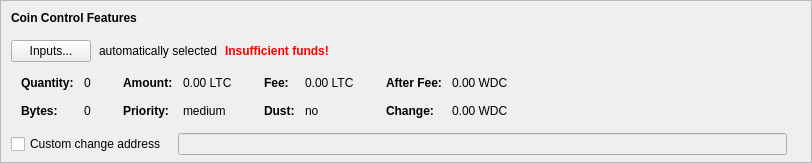
    <widget class="QFrame" name="frameCoinControl">
     <property name="sizePolicy">
      <sizepolicy hsizetype="Expanding" vsizetype="Expanding">
       <horstretch>0</horstretch>
       <verstretch>0</verstretch>
      </sizepolicy>
     </property>
     <property name="maximumSize">
      <size>
       <width>16777215</width>
       <height>16777215</height>
      </size>
     </property>
     <property name="frameShape">
      <enum>QFrame::StyledPanel</enum>
     </property>
     <property name="frameShadow">
      <enum>QFrame::Sunken</enum>
     </property>
     <layout class="QVBoxLayout" name="verticalLayoutCoinControl2">
      <property name="spacing">
       <number>0</number>
      </property>
      <property name="leftMargin">
       <number>0</number>
      </property>
      <property name="topMargin">
       <number>0</number>
      </property>
      <property name="rightMargin">
       <number>0</number>
      </property>
      <property name="bottomMargin">
       <number>6</number>
      </property>
      <item>
       <layout class="QVBoxLayout" name="verticalLayoutCoinControl" stretch="0,0,0,0,1">
        <property name="spacing">
         <number>0</number>
        </property>
        <property name="leftMargin">
         <number>10</number>
        </property>
        <property name="topMargin">
         <number>10</number>
        </property>
        <item>
         <layout class="QHBoxLayout" name="horizontalLayoutCoinControl1">
          <property name="bottomMargin">
           <number>15</number>
          </property>
          <item>
           <widget class="QLabel" name="labelCoinControlFeatures">
            <property name="sizePolicy">
             <sizepolicy hsizetype="Preferred" vsizetype="Maximum">
              <horstretch>0</horstretch>
              <verstretch>0</verstretch>
             </sizepolicy>
            </property>
            <property name="font">
             <font>
              <weight>75</weight>
              <bold>true</bold>
             </font>
            </property>
            <property name="styleSheet">
             <string notr="true">font-weight:bold;</string>
            </property>
            <property name="text">
             <string>Coin Control Features</string>
            </property>
           </widget>
          </item>
         </layout>
        </item>
        <item>
         <layout class="QHBoxLayout" name="horizontalLayoutCoinControl2" stretch="0,0,0,0">
          <property name="spacing">
           <number>8</number>
          </property>
          <property name="bottomMargin">
           <number>10</number>
          </property>
          <item>
           <widget class="QPushButton" name="pushButtonCoinControl">
            <property name="styleSheet">
             <string notr="true"/>
            </property>
            <property name="text">
             <string>Inputs...</string>
            </property>
            <property name="autoDefault">
             <bool>false</bool>
            </property>
           </widget>
          </item>
          <item>
           <widget class="QLabel" name="labelCoinControlAutomaticallySelected">
            <property name="text">
             <string>automatically selected</string>
            </property>
            <property name="margin">
             <number>5</number>
            </property>
           </widget>
          </item>
          <item>
           <widget class="QLabel" name="labelCoinControlInsuffFunds">
            <property name="font">
             <font>
              <weight>75</weight>
              <bold>true</bold>
             </font>
            </property>
            <property name="styleSheet">
             <string notr="true">color:red;font-weight:bold;</string>
            </property>
            <property name="text">
             <string>Insufficient funds!</string>
            </property>
            <property name="margin">
             <number>5</number>
            </property>
           </widget>
          </item>
          <item>
           <spacer name="horizontalSpacerCoinControl">
            <property name="orientation">
             <enum>Qt::Horizontal</enum>
            </property>
            <property name="sizeHint" stdset="0">
             <size>
              <width>40</width>
              <height>1</height>
             </size>
            </property>
           </spacer>
          </item>
         </layout>
        </item>
        <item>
         <widget class="QWidget" name="widgetCoinControl" native="true">
          <property name="sizePolicy">
           <sizepolicy hsizetype="Preferred" vsizetype="Preferred">
            <horstretch>0</horstretch>
            <verstretch>0</verstretch>
           </sizepolicy>
          </property>
          <property name="minimumSize">
           <size>
            <width>0</width>
            <height>0</height>
           </size>
          </property>
          <property name="styleSheet">
           <string notr="true"/>
          </property>
          <layout class="QHBoxLayout" name="horizontalLayoutCoinControl5">
           <property name="leftMargin">
            <number>0</number>
           </property>
           <property name="topMargin">
            <number>0</number>
           </property>
           <property name="rightMargin">
            <number>0</number>
           </property>
           <property name="bottomMargin">
            <number>0</number>
           </property>
           <item>
            <layout class="QHBoxLayout" name="horizontalLayoutCoinControl3" stretch="0,0,0,1">
             <property name="spacing">
              <number>20</number>
             </property>
             <property name="topMargin">
              <number>0</number>
             </property>
             <property name="bottomMargin">
              <number>10</number>
             </property>
             <item>
              <layout class="QFormLayout" name="formLayoutCoinControl1">
               <property name="horizontalSpacing">
                <number>10</number>
               </property>
               <property name="verticalSpacing">
                <number>14</number>
               </property>
               <property name="leftMargin">
                <number>10</number>
               </property>
               <property name="topMargin">
                <number>4</number>
               </property>
               <property name="rightMargin">
                <number>6</number>
               </property>
               <item row="0" column="0">
                <widget class="QLabel" name="labelCoinControlQuantityText">
                 <property name="font">
                  <font>
                   <weight>75</weight>
                   <bold>true</bold>
                  </font>
                 </property>
                 <property name="text">
                  <string>Quantity:</string>
                 </property>
                 <property name="margin">
                  <number>0</number>
                 </property>
                </widget>
               </item>
               <item row="0" column="1">
                <widget class="QLabel" name="labelCoinControlQuantity">
                 <property name="cursor">
                  <cursorShape>IBeamCursor</cursorShape>
                 </property>
                 <property name="contextMenuPolicy">
                  <enum>Qt::ActionsContextMenu</enum>
                 </property>
                 <property name="text">
                  <string notr="true">0</string>
                 </property>
                 <property name="margin">
                  <number>0</number>
                 </property>
                 <property name="textInteractionFlags">
                  <set>Qt::LinksAccessibleByMouse|Qt::TextSelectableByKeyboard|Qt::TextSelectableByMouse</set>
                 </property>
                </widget>
               </item>
               <item row="1" column="0">
                <widget class="QLabel" name="labelCoinControlBytesText">
                 <property name="font">
                  <font>
                   <weight>75</weight>
                   <bold>true</bold>
                  </font>
                 </property>
                 <property name="text">
                  <string>Bytes:</string>
                 </property>
                </widget>
               </item>
               <item row="1" column="1">
                <widget class="QLabel" name="labelCoinControlBytes">
                 <property name="cursor">
                  <cursorShape>IBeamCursor</cursorShape>
                 </property>
                 <property name="contextMenuPolicy">
                  <enum>Qt::ActionsContextMenu</enum>
                 </property>
                 <property name="text">
                  <string notr="true">0</string>
                 </property>
                 <property name="textInteractionFlags">
                  <set>Qt::LinksAccessibleByMouse|Qt::TextSelectableByKeyboard|Qt::TextSelectableByMouse</set>
                 </property>
                </widget>
               </item>
              </layout>
             </item>
             <item>
              <layout class="QFormLayout" name="formLayoutCoinControl2">
               <property name="horizontalSpacing">
                <number>10</number>
               </property>
               <property name="verticalSpacing">
                <number>14</number>
               </property>
               <property name="leftMargin">
                <number>6</number>
               </property>
               <property name="topMargin">
                <number>4</number>
               </property>
               <property name="rightMargin">
                <number>6</number>
               </property>
               <item row="0" column="0">
                <widget class="QLabel" name="labelCoinControlAmountText">
                 <property name="font">
                  <font>
                   <weight>75</weight>
                   <bold>true</bold>
                  </font>
                 </property>
                 <property name="text">
                  <string>Amount:</string>
                 </property>
                 <property name="margin">
                  <number>0</number>
                 </property>
                </widget>
               </item>
               <item row="0" column="1">
                <widget class="QLabel" name="labelCoinControlAmount">
                 <property name="cursor">
                  <cursorShape>IBeamCursor</cursorShape>
                 </property>
                 <property name="contextMenuPolicy">
                  <enum>Qt::ActionsContextMenu</enum>
                 </property>
                 <property name="text">
                  <string notr="true">0.00 LTC</string>
                 </property>
                 <property name="textInteractionFlags">
                  <set>Qt::LinksAccessibleByMouse|Qt::TextSelectableByKeyboard|Qt::TextSelectableByMouse</set>
                 </property>
                </widget>
               </item>
               <item row="1" column="0">
                <widget class="QLabel" name="labelCoinControlPriorityText">
                 <property name="font">
                  <font>
                   <weight>75</weight>
                   <bold>true</bold>
                  </font>
                 </property>
                 <property name="text">
                  <string>Priority:</string>
                 </property>
                </widget>
               </item>
               <item row="1" column="1">
                <widget class="QLabel" name="labelCoinControlPriority">
                 <property name="cursor">
                  <cursorShape>IBeamCursor</cursorShape>
                 </property>
                 <property name="contextMenuPolicy">
                  <enum>Qt::ActionsContextMenu</enum>
                 </property>
                 <property name="text">
                  <string notr="true">medium</string>
                 </property>
                 <property name="textInteractionFlags">
                  <set>Qt::LinksAccessibleByMouse|Qt::TextSelectableByKeyboard|Qt::TextSelectableByMouse</set>
                 </property>
                </widget>
               </item>
              </layout>
             </item>
             <item>
              <layout class="QFormLayout" name="formLayoutCoinControl3">
               <property name="horizontalSpacing">
                <number>10</number>
               </property>
               <property name="verticalSpacing">
                <number>14</number>
               </property>
               <property name="leftMargin">
                <number>6</number>
               </property>
               <property name="topMargin">
                <number>4</number>
               </property>
               <property name="rightMargin">
                <number>6</number>
               </property>
               <item row="0" column="0">
                <widget class="QLabel" name="labelCoinControlFeeText">
                 <property name="font">
                  <font>
                   <weight>75</weight>
                   <bold>true</bold>
                  </font>
                 </property>
                 <property name="text">
                  <string>Fee:</string>
                 </property>
                 <property name="margin">
                  <number>0</number>
                 </property>
                </widget>
               </item>
               <item row="0" column="1">
                <widget class="QLabel" name="labelCoinControlFee">
                 <property name="cursor">
                  <cursorShape>IBeamCursor</cursorShape>
                 </property>
                 <property name="contextMenuPolicy">
                  <enum>Qt::ActionsContextMenu</enum>
                 </property>
                 <property name="text">
                  <string notr="true">0.00 LTC</string>
                 </property>
                 <property name="textInteractionFlags">
                  <set>Qt::LinksAccessibleByMouse|Qt::TextSelectableByKeyboard|Qt::TextSelectableByMouse</set>
                 </property>
                </widget>
               </item>
               <item row="1" column="0">
                <widget class="QLabel" name="labelCoinControlLowOutputText">
                 <property name="font">
                  <font>
                   <weight>75</weight>
                   <bold>true</bold>
                  </font>
                 </property>
                 <property name="text">
                  <string>Dust:</string>
                 </property>
                </widget>
               </item>
               <item row="1" column="1">
                <widget class="QLabel" name="labelCoinControlLowOutput">
                 <property name="cursor">
                  <cursorShape>IBeamCursor</cursorShape>
                 </property>
                 <property name="contextMenuPolicy">
                  <enum>Qt::ActionsContextMenu</enum>
                 </property>
                 <property name="text">
                  <string notr="true">no</string>
                 </property>
                 <property name="textInteractionFlags">
                  <set>Qt::LinksAccessibleByMouse|Qt::TextSelectableByKeyboard|Qt::TextSelectableByMouse</set>
                 </property>
                </widget>
               </item>
              </layout>
             </item>
             <item>
              <layout class="QFormLayout" name="formLayoutCoinControl4">
               <property name="horizontalSpacing">
                <number>10</number>
               </property>
               <property name="verticalSpacing">
                <number>14</number>
               </property>
               <property name="leftMargin">
                <number>6</number>
               </property>
               <property name="topMargin">
                <number>4</number>
               </property>
               <property name="rightMargin">
                <number>6</number>
               </property>
               <item row="0" column="0">
                <widget class="QLabel" name="labelCoinControlAfterFeeText">
                 <property name="font">
                  <font>
                   <weight>75</weight>
                   <bold>true</bold>
                  </font>
                 </property>
                 <property name="text">
                  <string>After Fee:</string>
                 </property>
                 <property name="margin">
                  <number>0</number>
                 </property>
                </widget>
               </item>
               <item row="0" column="1">
                <widget class="QLabel" name="labelCoinControlAfterFee">
                 <property name="cursor">
                  <cursorShape>IBeamCursor</cursorShape>
                 </property>
                 <property name="contextMenuPolicy">
                  <enum>Qt::ActionsContextMenu</enum>
                 </property>
                 <property name="text">
                  <string notr="true">0.00 WDC</string>
                 </property>
                 <property name="textInteractionFlags">
                  <set>Qt::LinksAccessibleByMouse|Qt::TextSelectableByKeyboard|Qt::TextSelectableByMouse</set>
                 </property>
                </widget>
               </item>
               <item row="1" column="0">
                <widget class="QLabel" name="labelCoinControlChangeText">
                 <property name="font">
                  <font>
                   <weight>75</weight>
                   <bold>true</bold>
                  </font>
                 </property>
                 <property name="text">
                  <string>Change:</string>
                 </property>
                </widget>
               </item>
               <item row="1" column="1">
                <widget class="QLabel" name="labelCoinControlChange">
                 <property name="cursor">
                  <cursorShape>IBeamCursor</cursorShape>
                 </property>
                 <property name="contextMenuPolicy">
                  <enum>Qt::ActionsContextMenu</enum>
                 </property>
                 <property name="text">
                  <string notr="true">0.00 WDC</string>
                 </property>
                 <property name="textInteractionFlags">
                  <set>Qt::LinksAccessibleByMouse|Qt::TextSelectableByKeyboard|Qt::TextSelectableByMouse</set>
                 </property>
                </widget>
               </item>
              </layout>
             </item>
            </layout>
           </item>
          </layout>
         </widget>
        </item>
        <item>
         <layout class="QHBoxLayout" name="horizontalLayoutCoinControl4" stretch="0,0,0">
          <property name="spacing">
           <number>12</number>
          </property>
          <property name="sizeConstraint">
           <enum>QLayout::SetDefaultConstraint</enum>
          </property>
          <property name="topMargin">
           <number>5</number>
          </property>
          <property name="rightMargin">
           <number>5</number>
          </property>
          <item>
           <widget class="QCheckBox" name="checkBoxCoinControlChange">
            <property name="toolTip">
             <string>If this is activated, but the change address is empty or invalid, change will be sent to a newly generated address.</string>
            </property>
            <property name="text">
             <string>Custom change address</string>
            </property>
           </widget>
          </item>
          <item>
           <widget class="QValidatedLineEdit" name="lineEditCoinControlChange">
            <property name="enabled">
             <bool>false</bool>
            </property>
            <property name="sizePolicy">
             <sizepolicy hsizetype="Expanding" vsizetype="Fixed">
              <horstretch>0</horstretch>
              <verstretch>0</verstretch>
             </sizepolicy>
            </property>
           </widget>
          </item>
          <item>
           <widget class="QLabel" name="labelCoinControlChangeLabel">
            <property name="sizePolicy">
             <sizepolicy hsizetype="Preferred" vsizetype="Expanding">
              <horstretch>0</horstretch>
              <verstretch>0</verstretch>
             </sizepolicy>
            </property>
            <property name="minimumSize">
             <size>
              <width>0</width>
              <height>0</height>
             </size>
            </property>
            <property name="text">
             <string/>
            </property>
            <property name="margin">
             <number>3</number>
            </property>
           </widget>
          </item>
         </layout>
        </item>
        <item>
         <spacer name="verticalSpacerCoinControl">
          <property name="orientation">
           <enum>Qt::Vertical</enum>
          </property>
          <property name="sizeHint" stdset="0">
           <size>
            <width>800</width>
            <height>1</height>
           </size>
          </property>
         </spacer>
        </item>
       </layout>
      </item>
     </layout>
    </widget>
